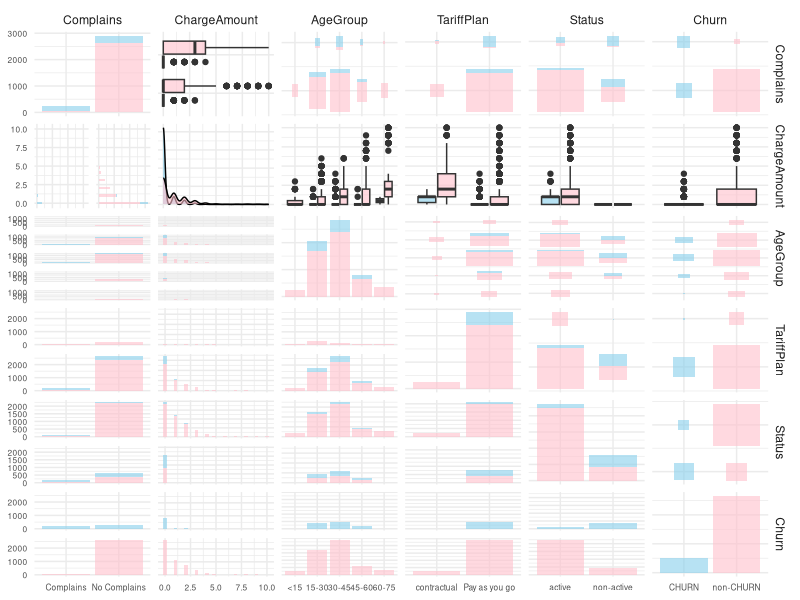

This chart was generated by the following R code:
library(ggplot2)
library(GGally)
library(readr)

# Load the dataset
IranianChurn <- read_csv("data/derived/IranianChurn_cleaned.csv")

png("outputs/figures/pairs_plot_discrete.png", width = 480, height = 480, res=100)


# Selected continuous variables
discrete_variables <- c("Complains", "ChargeAmount", "AgeGroup", "TariffPlan", "Status")
categorical_variable <- "Churn"  # Replace with your categorical variable

# Create a custom function for displaying correlation coefficients on the plot
colours <- colorspace::adjust_transparency(
  col = c("skyblue", 'pink'),
  alpha = 0.6)

ggpairs(IranianChurn[, c(discrete_variables, categorical_variable)], 
        mapping = aes(col = Churn)) +
  scale_colour_manual(values = colours) +
  scale_fill_manual(values = colours) +
  theme_minimal() + 
  theme(axis.text = element_text(size = 6))

dev.off()
